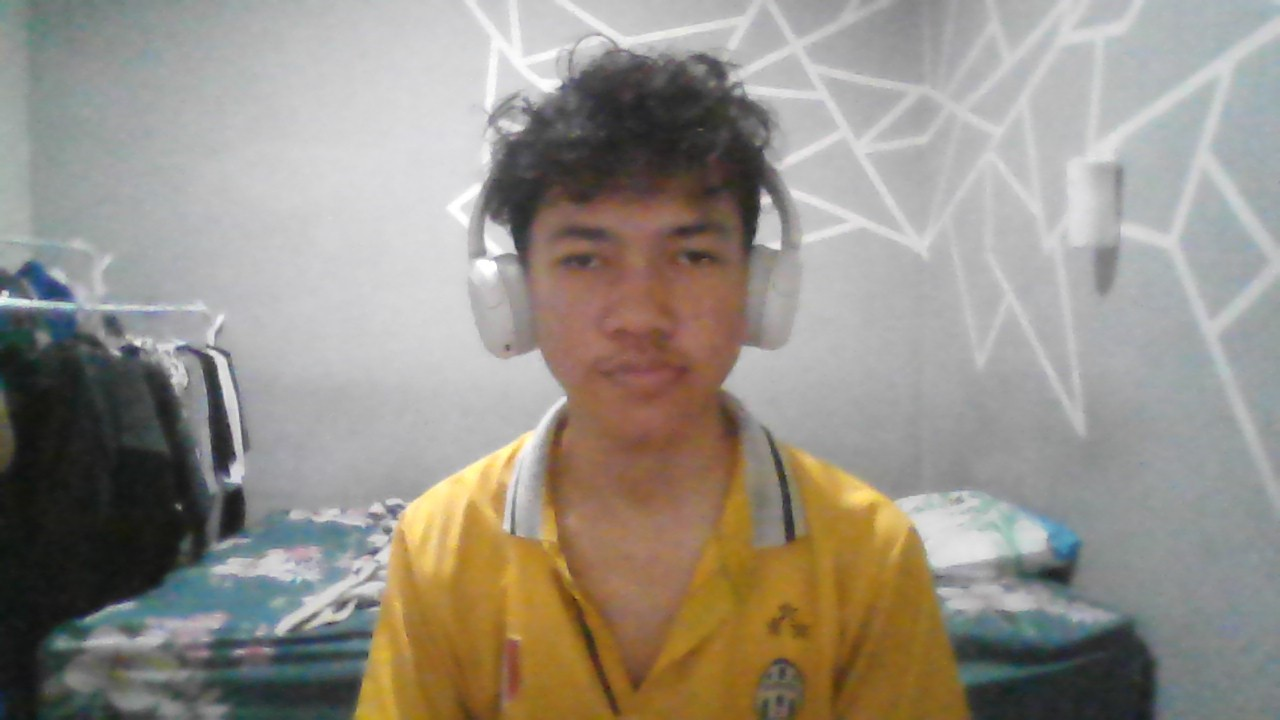
#> input picture app/detection/test.jpg, 1280 x 720 px
$ python -i preprocessor.py   (imports and definitions only)
#> lines starting #> are read from the running program, lines starting #| are printed output that depends on the picture
#> further down, picture is the input picture: shape (720, 1280, 3); mean B, G, R 135.1, 144.7, 150.5
import cv2
import numpy as np


class Preprocessor:
    def __init__(self):
        pass

    def to_rgb(self, image):
        """Convert BGR (OpenCV default) to RGB."""
        return cv2.cvtColor(image, cv2.COLOR_BGR2RGB)

    def resize(self, image, size):
        """Resize image to (size, size)."""
        return cv2.resize(image, (size, size))

    def normalize(self, image):
        """Normalize pixel values to [0, 1]."""
        return image.astype(np.float32) / 255.0

    # [17 lines left out: function letterbox, not called in this run]

    def align_face(self, image):
        """Passthrough: tidak ada alignment berbasis landmark."""
        return image

    # [47 lines left out: functions equalize_histogram, preprocess_for_detection, preprocess_for_embedding, not called in this run]

    def equalize_histogram(self, image):
        img_yuv = cv2.cvtColor(image, cv2.COLOR_BGR2YUV)
#> img_yuv: shape (720, 1280, 3); mean of channels 0, 1, 2 145.3, 123, 132.5
        img_yuv[:, :, 0] = cv2.equalizeHist(img_yuv[:, :, 0])
#> img_yuv: shape (720, 1280, 3); mean of channels 0, 1, 2 128.3, 123, 132.5
        img_output = cv2.cvtColor(img_yuv, cv2.COLOR_YUV2BGR)
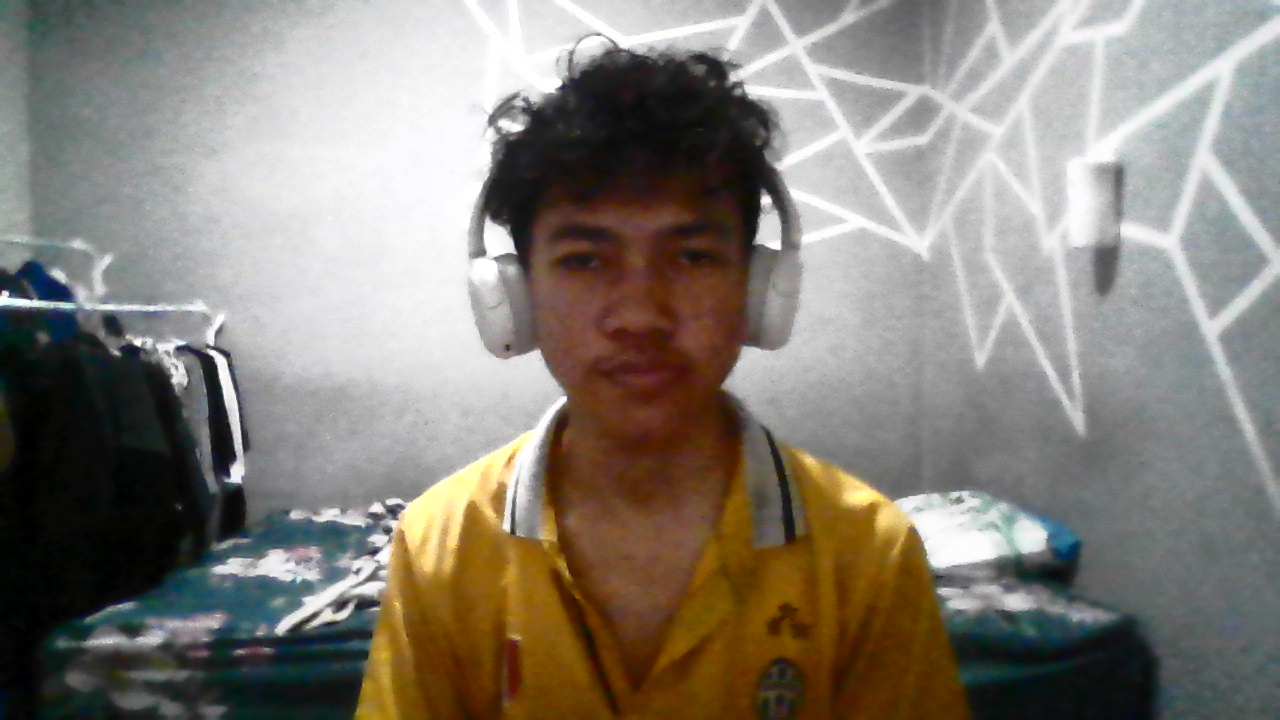
#> img_output: shape (720, 1280, 3); mean B, G, R 119.1, 127.7, 133.3
        return img_output

    # [14 lines left out: functions preprocess_for_detection, preprocess_for_embedding, not called in this run]

>>> import cv2
>>> picture = cv2.imread('../detection/test.jpg')
>>> result = Preprocessor().equalize_histogram(picture)
